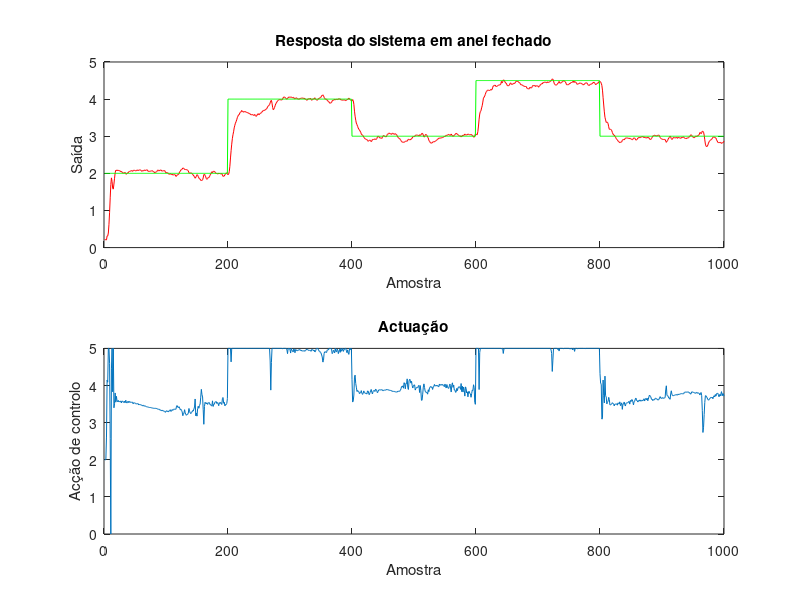

This chart was generated by the following MATLAB code:
clear all, close, clc

load expdata_adapt_0.95.mat

subplot(2,1,1), plot(y(1:end),'r'),hold on, plot(Ref(1:end),'g'),hold off,
title('Resposta do sistema em anel fechado')
ylabel('Saída'), xlabel('Amostra')
subplot(2,1,2), plot(u(1:end))
title('Actuação')
ylabel('Acção de controlo'), xlabel('Amostra')